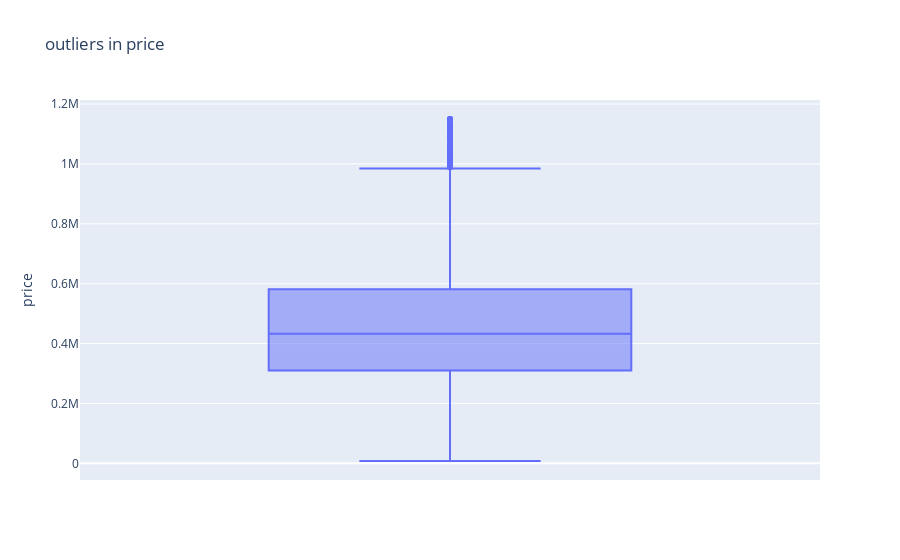
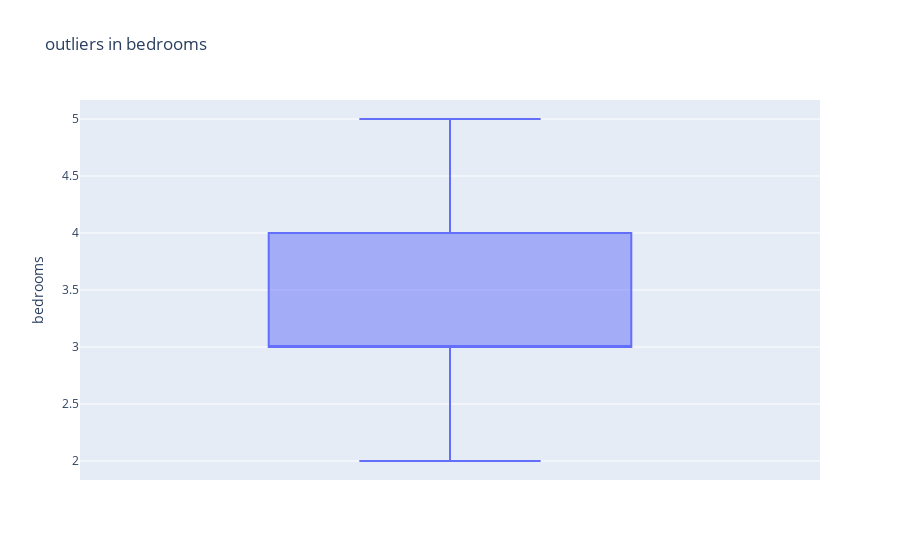
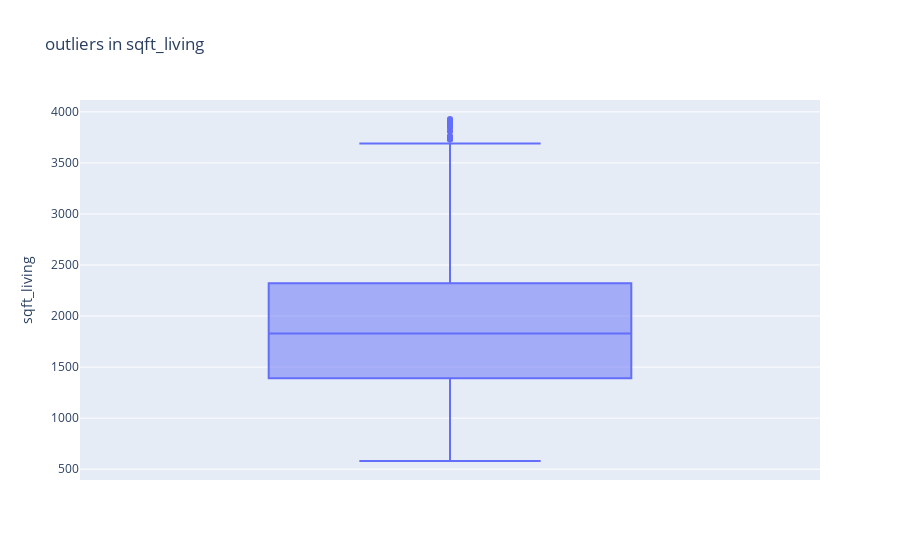
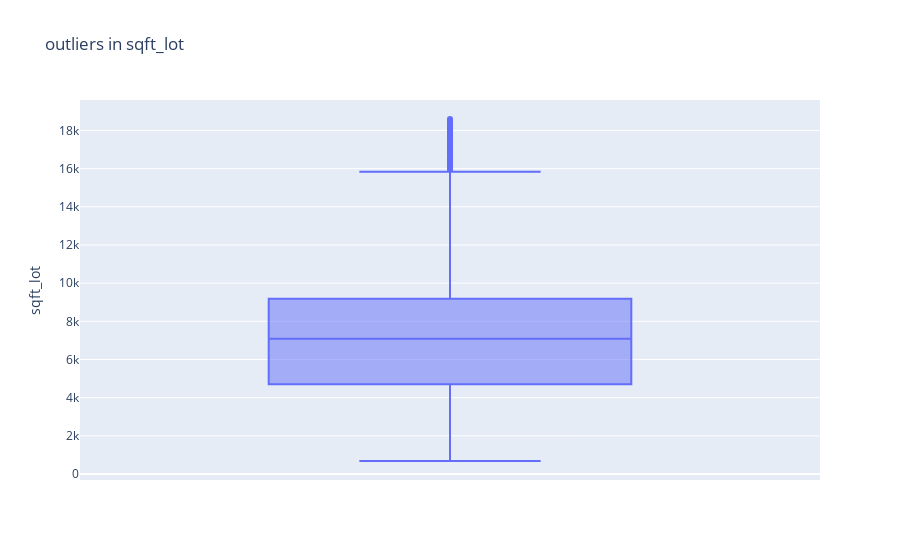

The notebook cell saved with these charts, in order:
### Code cell
fig = px.box(house_data_cleaning , y='price' , title='outliers in price')
fig.show()
fig = px.box(house_data_cleaning , y='bedrooms' , title='outliers in bedrooms')
fig.show()
fig = px.box(house_data_cleaning , y='sqft_living' , title='outliers in sqft_living')
fig.show()
fig = px.box(house_data_cleaning , y='sqft_lot' , title='outliers in sqft_lot')
fig.show()
fig = px.box(house_data_cleaning , y='sqft_above' , title='outliers in sqft_above')
fig.show()
fig = px.box(house_data_cleaning , y='sqft_basement' , title='outliers in sqft_basement')
fig.show()

### Figure 1 — Plotly figure (JSON) as saved in the notebook; plotly's stock layout.template omitted (floating-point values rounded to 4 significant figures; data arrays with more than 128 entries replaced by an {"elided": "..."} marker saying what was removed)
{"data": [{"alignmentgroup": "True", "hovertemplate": "price=%{y}<extra></extra>", "legendgroup": "", "marker": {"color": "#636efa"}, "name": "", "notched": false, "offsetgroup": "", "orientation": "v", "showlegend": false, "type": "box", "x0": " ", "xaxis": "x", "y": {"elided": "3577 float values"}, "y0": " ", "yaxis": "y"}], "layout": {"boxmode": "group", "legend": {"tracegroupgap": 0}, "title": {"text": "outliers in price"}, "xaxis": {"anchor": "y", "domain": [0, 1]}, "yaxis": {"anchor": "x", "domain": [0, 1], "title": {"text": "price"}}}}

### Figure 2 — Plotly figure (JSON) as saved in the notebook; plotly's stock layout.template omitted (floating-point values rounded to 4 significant figures; data arrays with more than 128 entries replaced by an {"elided": "..."} marker saying what was removed)
{"data": [{"alignmentgroup": "True", "hovertemplate": "bedrooms=%{y}<extra></extra>", "legendgroup": "", "marker": {"color": "#636efa"}, "name": "", "notched": false, "offsetgroup": "", "orientation": "v", "showlegend": false, "type": "box", "x0": " ", "xaxis": "x", "y": {"elided": "3577 int values"}, "y0": " ", "yaxis": "y"}], "layout": {"boxmode": "group", "legend": {"tracegroupgap": 0}, "title": {"text": "outliers in bedrooms"}, "xaxis": {"anchor": "y", "domain": [0, 1]}, "yaxis": {"anchor": "x", "domain": [0, 1], "title": {"text": "bedrooms"}}}}

### Figure 3 — Plotly figure (JSON) as saved in the notebook; plotly's stock layout.template omitted (floating-point values rounded to 4 significant figures; data arrays with more than 128 entries replaced by an {"elided": "..."} marker saying what was removed)
{"data": [{"alignmentgroup": "True", "hovertemplate": "sqft_living=%{y}<extra></extra>", "legendgroup": "", "marker": {"color": "#636efa"}, "name": "", "notched": false, "offsetgroup": "", "orientation": "v", "showlegend": false, "type": "box", "x0": " ", "xaxis": "x", "y": {"elided": "3577 int values"}, "y0": " ", "yaxis": "y"}], "layout": {"boxmode": "group", "legend": {"tracegroupgap": 0}, "title": {"text": "outliers in sqft_living"}, "xaxis": {"anchor": "y", "domain": [0, 1]}, "yaxis": {"anchor": "x", "domain": [0, 1], "title": {"text": "sqft_living"}}}}

### Figure 4 — Plotly figure (JSON) as saved in the notebook; plotly's stock layout.template omitted (floating-point values rounded to 4 significant figures; data arrays with more than 128 entries replaced by an {"elided": "..."} marker saying what was removed)
{"data": [{"alignmentgroup": "True", "hovertemplate": "sqft_lot=%{y}<extra></extra>", "legendgroup": "", "marker": {"color": "#636efa"}, "name": "", "notched": false, "offsetgroup": "", "orientation": "v", "showlegend": false, "type": "box", "x0": " ", "xaxis": "x", "y": {"elided": "3577 int values"}, "y0": " ", "yaxis": "y"}], "layout": {"boxmode": "group", "legend": {"tracegroupgap": 0}, "title": {"text": "outliers in sqft_lot"}, "xaxis": {"anchor": "y", "domain": [0, 1]}, "yaxis": {"anchor": "x", "domain": [0, 1], "title": {"text": "sqft_lot"}}}}
